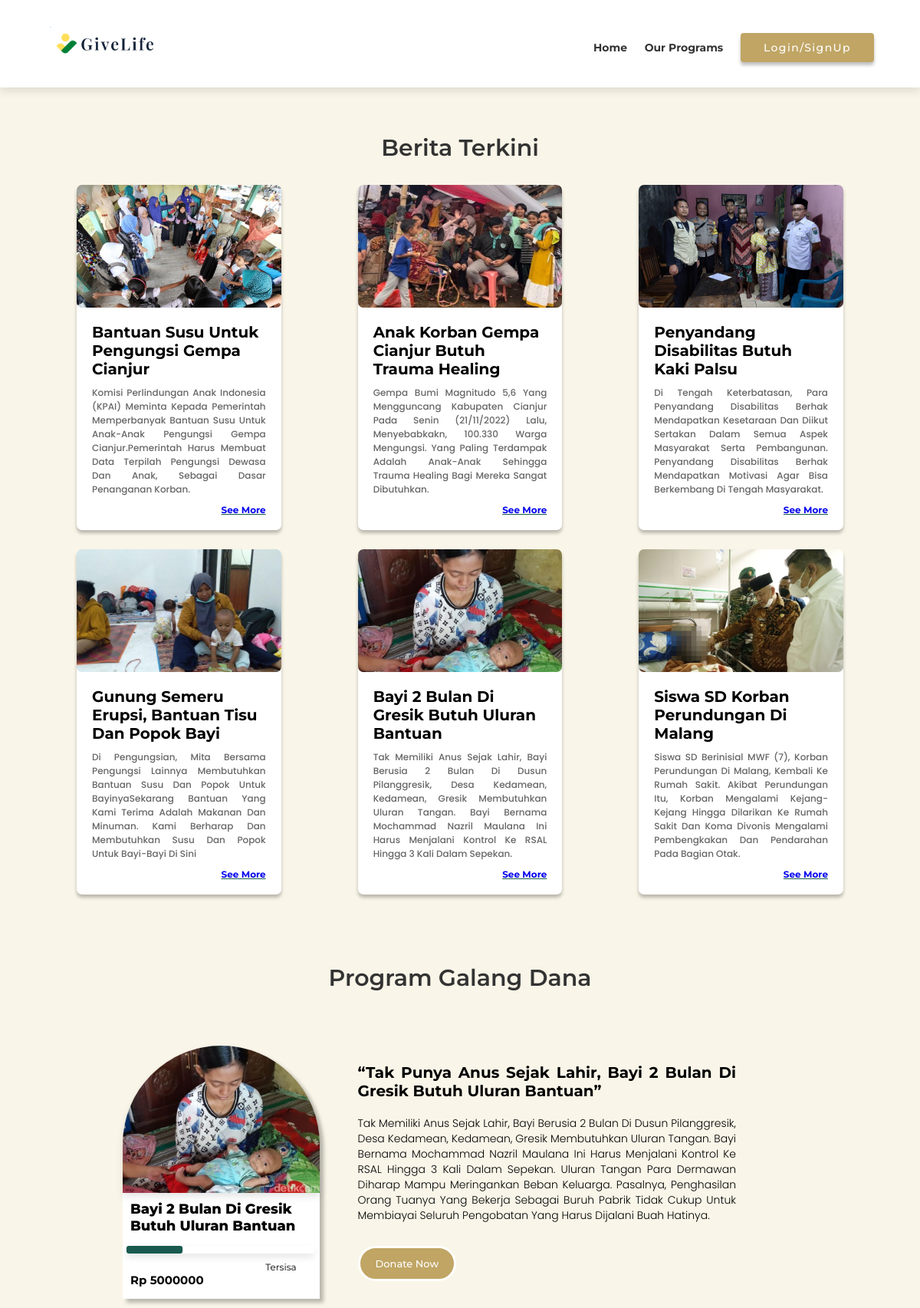
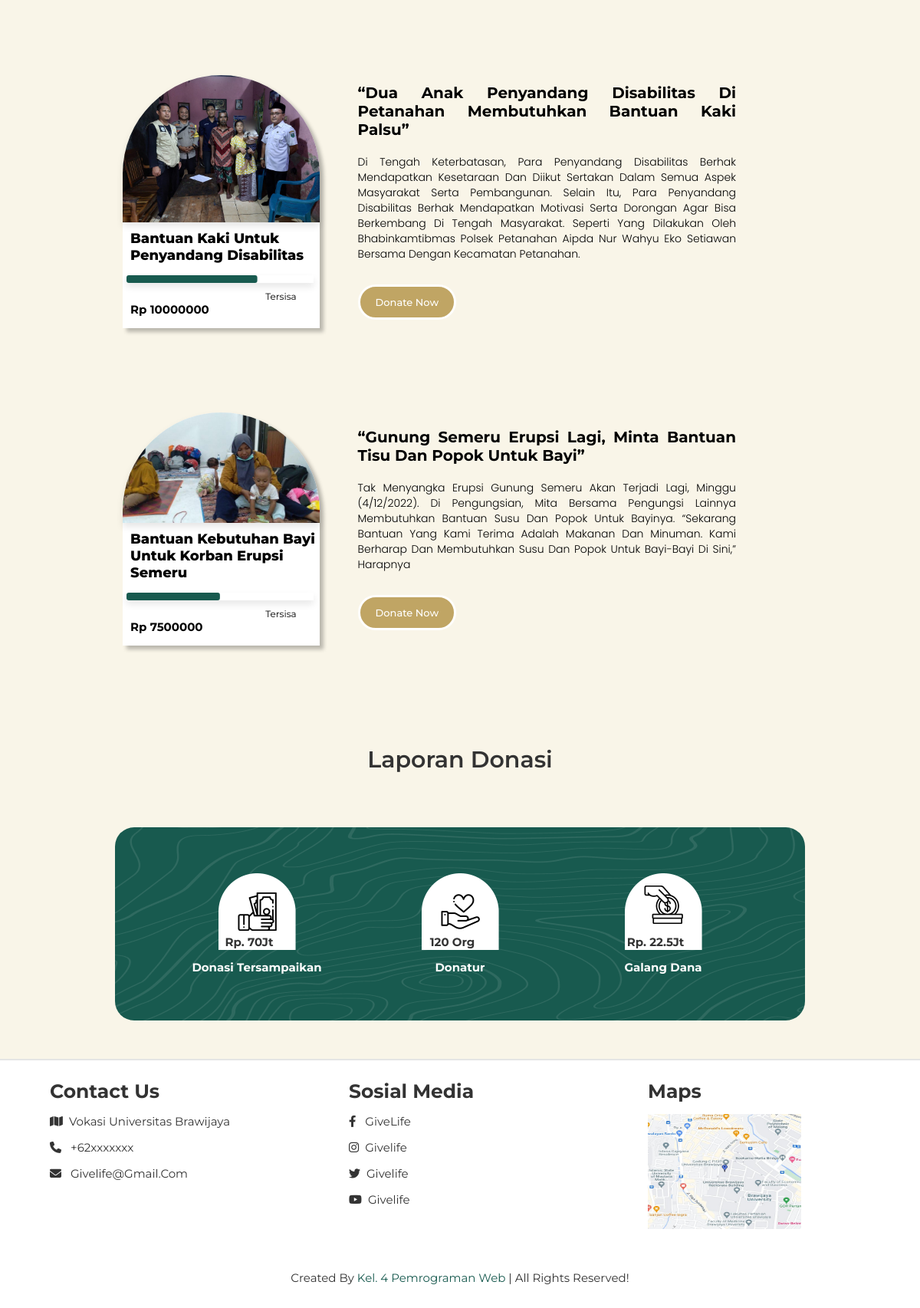
Page /index.php?include=programs on the committed database (2 pictures, top to bottom).
### tables this page shows
CREATE TABLE `news` (
  `id_news` int(11) NOT NULL,
  `title` varchar(255) DEFAULT NULL,
  `image_news` varchar(100) DEFAULT NULL,
  `description` longtext DEFAULT NULL,
  `date` datetime DEFAULT NULL,
  `link` varchar(255) DEFAULT NULL
);

CREATE TABLE `campaign` (
  `id_campaign` int(11) NOT NULL,
  `title` varchar(255) DEFAULT NULL,
  `description` text DEFAULT NULL,
  `status` enum('public','pending','archived') NOT NULL,
  `amount` int(11) DEFAULT NULL,
  `goal` int(11) DEFAULT NULL,
  `date_end` date DEFAULT NULL,
  `note` text DEFAULT NULL,
  `image_campaign` varchar(255) DEFAULT NULL
);

### include/programs.php (the view, shortened to what this page needs)
<?php include("koneksi/koneksi.php");?>
<!DOCTYPE html>
<html lang="en">
<head>
    <link rel="stylesheet" href="css/styleprograms.css">
    <link rel="stylesheet" href="https://unpkg.com/swiper@7/swiper-bundle.min.css"/>
    <link rel="stylesheet" href="https://cdnjs.cloudflare.com/ajax/libs/font-awesome/6.2.1/css/all.min.css">
</head>
<body style="background-color: #F9F5E8;">
<?php include 'includes/header.php'; ?>
<section class="berita">
    <div class="heading-title"> Berita Terkini </div>
    <div class="container">
<?php
    $sql_k = "SELECT `title`, `description`, `link`, `image_news`FROM `news`";
    $query_k = mysqli_query($koneksi, $sql_k);
    while ($data_k = mysqli_fetch_row($query_k)) {
        $title = $data_k[0];
        $description = $data_k[1];
        $link = $data_k[2];
        $image_news = $data_k[3];
?>
        <div class="artikel">
            <div class="card">
            <div class="thumb" style="background-image: url(admin/image_news/<?php echo $image_news ?>)"></div>
                    <article>
                        <h2>
                            <?php echo $title?>
                        </h2>
                        <p>
                            <?php echo $description?>
                        </p>
                        <span><a href="<?php echo $link ?>" target="_blank">See more</a></span>
                    </article>
                </div>
            </div>
    <?php } ?>
    </div>
</section>
<section class="aktivitas">
    <h1 class="heading-title"> Program Galang Dana </h1>
    <div class="box-container">
    <?php
    $sql_k = "SELECT `title`, `description`, `note`, `amount` FROM `campaign` WHERE `id_campaign`=4";
    $query_k = mysqli_query($koneksi, $sql_k);
    while ($data_k = mysqli_fetch_row($query_k)) {
        $title = $data_k[0];
        $description = $data_k[1];
        $note = $data_k[2];
        $amount = $data_k[3];
?>
        <div class="box">
            <img src="assets/news1.jpeg" alt="">
            <h2> <?php echo $title?></h2>
            <svg data-testid="progressBarFiller" width="95%" height="10">
                <rect x="0" rx="3" width="100%" height="100%" fill="white"></rect>
                <rect x="0" rx="3" width="30%" height="100%" fill= "#185A4F"></rect>
            </svg>
            <span class="span-tersisa">
                <p>Tersisa</p>
            </span>
            <h5>Rp <?php echo $amount?></h5>
        </div>
        <div class="content-part">
                <h3>“<?php echo $note?>”</h3>
                <p><?php echo $description?>
                </p>
                <a href="index.php?include=donate">
                    <button class="button">Donate Now</button></a>
            </div>
    </div>
    <?php } ?>
    <div class="box-container">
    <?php
    $sql_k = "SELECT `title`, `description`, `note`, `amount` FROM `campaign` WHERE `id_campaign`=7";
    $query_k = mysqli_query($koneksi, $sql_k);
    while ($data_k = mysqli_fetch_row($query_k)) {
        $title = $data_k[0];
        $description = $data_k[1];
        $note = $data_k[2];
        $amount = $data_k[3];
?>
        <div class="box">
            <img src="assets/news5.jpeg" alt="">
            <h2> <?php echo $title?></h2>
            <svg data-testid="progressBarFiller" width="95%" height="10">
                <rect x="0" rx="3" width="100%" height="100%" fill="white"></rect>
                <rect x="0" rx="3" width="70%" height="100%" fill= "#185A4F"></rect>
            </svg>
            <span class="span-tersisa">
                <p>Tersisa</p>
            </span>
            <h5>Rp <?php echo $amount?></h5>
        </div>
        <div class="content-part">
                <h3>“<?php echo $note?>”</h3>
                <p><?php echo $description?>
                </p>
                <a href="index.php?include=donate" target="_blank">
                    <button class="button">Donate Now</button></a>
            </div>
    </div>
    <?php } ?>
    <div class="box-container">
    <?php
    $sql_k = "SELECT `title`, `description`, `note`, `amount` FROM `campaign` WHERE `id_campaign`=2";
    $query_k = mysqli_query($koneksi, $sql_k);
    while ($data_k = mysqli_fetch_row($query_k)) {
        $title = $data_k[0];
        $description = $data_k[1];
        $note = $data_k[2];
        $amount = $data_k[3];
?>
        <div class="box">
            <img src="assets/news6.jpeg" alt="">
            <h2> <?php echo $title?> </h2>
            <svg data-testid="progressBarFiller" width="95%" height="10">
                <rect x="0" rx="3" width="100%" height="100%" fill="white"></rect>
                <rect x="0" rx="3" width="50%" height="100%" fill= "#185A4F"></rect>
            </svg>
            <span class="span-tersisa">
                <p>Tersisa</p>
            </span>
            <h5>Rp <?php echo $amount?></h5>
        </div>
        <div class="content-part">
                <h3>“<?php echo $note?>”</h3>
                <p><?php echo $description?>
                </p>
                <a href="index.php?include=donate">
                    <button class="button">Donate Now</button></a>
            </div>
    </div>
    <?php } ?>
</section>
<h1 class="heading-title"> Laporan Donasi </h1>
<section class="visi" style="background:url(assets/visimisi.png) no-repeat">
    <div class="box-container">
    <?php
        $jumlah = 0;
        $jumlah2 = 0;
        $jumlah3 = 0;
        $sql_k = "select * from  (select SUM(amount) from campaign where status= 'archived') as dana_tersampaikan,
        (select SUM(amount) from campaign where status= 'public') as dana_terkumpul,
        (select SUM(id_user) from user) as donatur;";
        $query_k = mysqli_query($koneksi, $sql_k);
        while ($data_k = mysqli_fetch_row($query_k)) {
        $amount = $data_k[0];
        $dana = $data_k[1];
        $donate = $data_k[2];
        $jumlah += $amount;
        $jumlah2 += $dana;
        $jumlah3 += $donate;
        }
    ?>
        <div class="box">
            <img src="assets/donasiterkumpul.png" alt="">
            <h2 class= "donasi"><?php echo "Rp. " .$jumlah/1000000 ."Jt"; ?></h2>
            <h3>Donasi Tersampaikan</h3>
        </div>
        <div class="box">
            <img src="assets/donatur.png" alt="">
            <h2 class ="donatur"><?php echo $jumlah3 ." Org"; ?></h2>
            <h3>Donatur</h3>
        </div>
        <div class="box">
            <img src="assets/galangdana.png" alt="">
            <h2 class="galang_dana"><?php echo "Rp. " .$jumlah2/1000000 ."Jt"; ?></h2>
            <h3>Galang Dana</h3>
        </div>
    </div>
</section>
<?php include 'includes/footer.php'; ?>
</body>
</html>

### index.php (shortened to what this page needs)
<?php include("koneksi/koneksi.php");
?>
<!doctype html>
<html lang="en">
  <head>
  </head>
  <body>
    <?php
    if(isset($_GET["include"])){
      $include = $_GET["include"];
      if($include=="login"){
        include("include/login.php");
      }elseif($include=="programs"){
        include("include/programs.php");
      }elseif($include=="donate"){
        include("include/donate.php");
      }elseif($include=="success"){
        include("include/success.php");
      }elseif($include=="signup"){
        include("include/signup.php");
      }elseif($include=="logout"){
        include("include/logout.php");
      }else{
        include("include/index.php");
      }
    }else{
      include("include/index.php");
    }
    ?>
</body>
</html>

### includes/header.php (shortened to what this page needs)
<!DOCTYPE html>
<html lang="en">
<head>
    <link rel="stylesheet" href="css/style.css">
    <link rel="stylesheet" href="https://unpkg.com/swiper@7/swiper-bundle.min.css"/>
    <link rel="stylesheet" href="https://cdnjs.cloudflare.com/ajax/libs/font-awesome/6.2.1/css/all.min.css">
</head>
<body>
<section class="header">
    <img class="logo" src="assets/logo.png" alt="">
    <nav class="navbar">
        <a href="index.php">Home</a>
        <a href="index.php?include=programs">Our Programs</a>
        <a href="index.php?include=login" id="headlog" class="link-btn">Login/SignUp</a>
    </nav>
</section>
</body>
</html>

### includes/footer.php (shortened to what this page needs)
<!DOCTYPE html>
<html lang="en">
<head>
    <link rel="stylesheet" href="css/style.css">
    <link rel="stylesheet" href="https://unpkg.com/swiper@7/swiper-bundle.min.css"/>
    <link rel="stylesheet" href="https://cdnjs.cloudflare.com/ajax/libs/font-awesome/6.2.1/css/all.min.css">
</head>
<body>
<section class="footer">
    <div class="box-container">
    <div class="box">
        <h3>Contact Us</h3>
        <a href="#"> <i class="fas fa-map"></i>Vokasi Universitas Brawijaya</a>
        <a href="#"> <i class="fas fa-phone"></i> +62xxxxxxx </a>
        <a href="#"> <i class="fas fa-envelope"></i> givelife@gmail.com </a>
        </div>
    <div class="box">
        <h3>Sosial Media</h3>
        <a href="#"> <i class="fab fa-facebook-f"></i> GiveLife </a>
        <a href="#"> <i class="fab fa-instagram"></i>Givelife</a>
        <a href="#"> <i class="fab fa-twitter"></i>Givelife</a>
        <a href="#"> <i class="fab fa-youtube"></i>Givelife</a>
        </div>
    <div class="box">
        <h3>Maps</h3>
        <a href="#" class="peta"><img src="assets/vokasi.jpg" alt=""></a>
    </div>
</div>
<div class="credit">created by <span>kel. 4 pemrograman web </span>| all rights reserved! </div>
</section>
</body>
</html>

### css/style.css (style rules this page uses)
:root { --white: #fff; --black: #333; --hijau: #185A4F; --kuning: #FDD65B; --coklat: #C0A564; --bg: #f9f5e8; --border: .2rem solid rgba(0,0,0,.1); --box-shadow: 0 .5rem 1rem rgba(0,0,0,.1); }
* { font-family: 'Montserrat'; margin:0; padding: 0; box-sizing: border-box; text-decoration: none; text-transform: capitalize; }
html { font-size: 62.5%; overflow-x: hidden; }
.header { position: sticky; width: 100%; z-index: 1000; background-color: var(--white); display: flex; align-items: center; justify-content: space-between; transition: all .50s ease; box-shadow: var(--box-shadow); }
section { padding: 1rem 10%; }
.header img.logo { width: 150px; display: block; margin: 5px; float: left; }
.header .navbar a { margin-top: 1rem; text-decoration: none; margin-left: 2rem; font-size: 14px; color: var(--black); justify-content: space-between; align-items: center; font-weight: bold; }
.link-btn { justify-content: space-between; display: inline-block; padding: 1rem 3rem; background-color: var(--coklat); align-items: center; cursor: pointer; color: var(--white); font-size: 14px; font-weight: 400; border-radius: 4px; box-shadow: 0px 4px 4px 0px #00000040; }
#headlog { color: var(--white); font-weight: 450; letter-spacing: 0.1em; box-shadow: 0px 4px 4px 0px #00000040; }
.visi { margin-top: 7rem; margin-bottom: 5rem; }
.visi .box-container { display: grid; grid-template-columns: repeat(auto-fit, minmax(16rem, 1fr)); gap: 1.5rem; }
.visi .box-container .box { padding: 3rem 2rem; text-align: center; cursor: pointer; }
.visi .box-container .box img { height: 100px; }
.visi .box-container .box h3 { color: var(--white); font-size: 15px; padding-top: 1rem; }
.footer { border-top: var(--border); padding-top: 20px; background-color: var(--white); background-size: cover; background-position: center; font-family: 'Montserrat'; }
.footer .box-container { display: grid; grid-template-columns: repeat(auto-fit, minmax(15rem, 1fr)); gap: 10rem; padding: 0.5rem; }
.footer .box-container .box h3 { color: var(--black); font-size: 2.5rem; padding-bottom: 1.5rem; align-items: center; }
.footer .box-container .box a { color: var(--black); font-size: 1.5rem; padding-bottom: 1.5rem; display: block; }
.footer .box-container .box a i { color: var(--black); padding-right: .8rem; transition: .2s linear; }
.footer .box-container .box a.peta img { width: 200px; height: 150px; }
.footer .credit { text-align: center; padding-top: 1rem; margin-top: 2rem; font-size: 1.5rem; color: var(--black); }
.footer .credit span { color: var(--hijau); }
@media (max-width:1200px) { section { padding: 3rem 5%; } }

### rows in the picture
news: image_news (picture), title "Bantuan Susu Untuk Pengungsi Gempa Cianjur", description "Komisi Perlindungan Anak Indonesia (KPAI) Meminta Kepada Pemerintah Memperbanyak Bantuan Susu Untuk Anak-Anak Pengungsi Gempa Cianjur.pemerintah Harus Membuat Data Terpilah Pengungsi Dewasa Dan Anak, Sebagai Dasar Penanganan Korban."
news: image_news (picture), title "Anak Korban Gempa Cianjur Butuh Trauma Healing", description "Gempa Bumi Magnitudo 5,6 Yang Mengguncang Kabupaten Cianjur Pada Senin (21/11/2022) Lalu, Menyebabkakn, 100.330 Warga Mengungsi. Yang Paling Terdampak Adalah Anak-Anak Sehingga Trauma Healing Bagi Mereka Sangat Dibutuhkan."
news: image_news (picture), title "Penyandang Disabilitas Butuh Kaki Palsu", description "Di Tengah Keterbatasan, Para Penyandang Disabilitas Berhak Mendapatkan Kesetaraan Dan Diikut Sertakan Dalam Semua Aspek Masyarakat Serta Pembangunan. Penyandang Disabilitas Berhak Mendapatkan Motivasi Agar Bisa Berkembang Di Tengah Masyarakat."
news: image_news (picture), title "Gunung Semeru Erupsi, Bantuan Tisu Dan Popok Bayi", description "Di Pengungsian, Mita Bersama Pengungsi Lainnya Membutuhkan Bantuan Susu Dan Popok Untuk BayinyaSekarang Bantuan Yang Kami Terima Adalah Makanan Dan Minuman. Kami Berharap Dan Membutuhkan Susu Dan Popok Untuk Bayi-Bayi Di Sini"
news: image_news (picture), title "Bayi 2 Bulan Di Gresik Butuh Uluran Bantuan", description "Tak Memiliki Anus Sejak Lahir, Bayi Berusia 2 Bulan Di Dusun Pilanggresik, Desa Kedamean, Kedamean, Gresik Membutuhkan Uluran Tangan. Bayi Bernama Mochammad Nazril Maulana Ini Harus Menjalani Kontrol Ke RSAL Hingga 3 Kali Dalam Sepekan."
news: image_news (picture), title "Siswa SD Korban Perundungan Di Malang", description "Siswa SD Berinisial MWF (7), Korban Perundungan Di Malang, Kembali Ke Rumah Sakit. Akibat Perundungan Itu, Korban Mengalami Kejang-Kejang Hingga Dilarikan Ke Rumah Sakit Dan Koma Divonis Mengalami Pembengkakan Dan Pendarahan Pada Bagian Otak."
campaign: title "Bayi 2 Bulan Di Gresik Butuh Uluran Bantuan", amount "5000000", note "Tak Punya Anus Sejak Lahir, Bayi 2 Bulan Di Gresik Butuh Uluran Bantuan", description "Tak Memiliki Anus Sejak Lahir, Bayi Berusia 2 Bulan Di Dusun Pilanggresik, Desa Kedamean, Kedamean, Gresik Membutuhkan Uluran Tangan. Bayi Bernama Mochammad Nazril Maulana Ini Harus Menjalani Kontrol Ke RSAL Hingga 3 Kali Dalam Sepekan. Uluran Tangan Para Dermawan Diharap Mampu Meringankan Beban Keluarga. Pasalnya, Penghasilan Orang Tuanya Yang Bekerja Sebagai Buruh Pabrik Tidak Cukup Untuk Membiayai Seluruh Pengobatan Yang Harus Dijalani Buah Hatinya."
campaign: title "Bantuan Kaki Untuk Penyandang Disabilitas", amount "10000000", note "Dua Anak Penyandang Disabilitas Di Petanahan Membutuhkan Bantuan Kaki Palsu", description "Di Tengah Keterbatasan, Para Penyandang Disabilitas Berhak Mendapatkan Kesetaraan Dan Diikut Sertakan Dalam Semua Aspek Masyarakat Serta Pembangunan. Selain Itu, Para Penyandang Disabilitas Berhak Mendapatkan Motivasi Serta Dorongan Agar Bisa Berkembang Di Tengah Masyarakat. Seperti Yang Dilakukan Oleh Bhabinkamtibmas Polsek Petanahan Aipda Nur Wahyu Eko Setiawan Bersama Dengan Kecamatan Petanahan."
campaign: title "Bantuan Kebutuhan Bayi Untuk Korban Erupsi Semeru", amount "7500000", note "Gunung Semeru Erupsi Lagi, Minta Bantuan Tisu Dan Popok Untuk Bayi", description "Tak Menyangka Erupsi Gunung Semeru Akan Terjadi Lagi, Minggu (4/12/2022). Di Pengungsian, Mita Bersama Pengungsi Lainnya Membutuhkan Bantuan Susu Dan Popok Untuk Bayinya. “Sekarang Bantuan Yang Kami Terima Adalah Makanan Dan Minuman. Kami Berharap Dan Membutuhkan Susu Dan Popok Untuk Bayi-Bayi Di Sini,” Harapnya"

### other values in the picture
$jumlah/1000000 "70"
$jumlah3 "120"
$jumlah2/1000000 "22.5"
